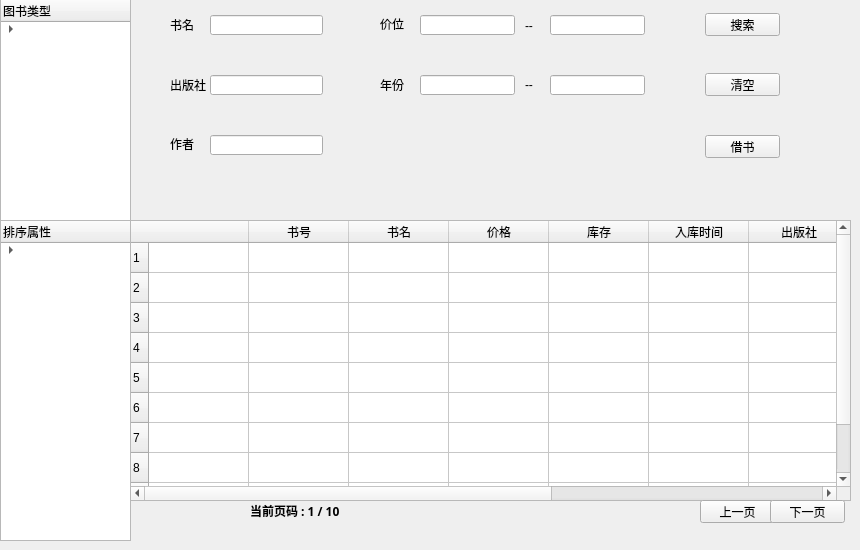
    <widget class="QWidget" name="search">
     <attribute name="title">
      <string>查找/借书</string>
     </attribute>
     <widget class="QLineEdit" name="author_line">
      <property name="geometry">
       <rect>
        <x>210</x>
        <y>135</y>
        <width>113</width>
        <height>20</height>
       </rect>
      </property>
     </widget>
     <widget class="QPushButton" name="search_book">
      <property name="geometry">
       <rect>
        <x>705</x>
        <y>13</y>
        <width>75</width>
        <height>23</height>
       </rect>
      </property>
      <property name="text">
       <string>搜索</string>
      </property>
     </widget>
     <widget class="QLineEdit" name="book_name_line">
      <property name="geometry">
       <rect>
        <x>210</x>
        <y>15</y>
        <width>113</width>
        <height>20</height>
       </rect>
      </property>
     </widget>
     <widget class="QLineEdit" name="press_line">
      <property name="geometry">
       <rect>
        <x>210</x>
        <y>75</y>
        <width>113</width>
        <height>20</height>
       </rect>
      </property>
     </widget>
     <widget class="QLabel" name="label_5">
      <property name="geometry">
       <rect>
        <x>380</x>
        <y>18</y>
        <width>54</width>
        <height>12</height>
       </rect>
      </property>
      <property name="text">
       <string>价位</string>
      </property>
     </widget>
     <widget class="QPushButton" name="make_empty">
      <property name="geometry">
       <rect>
        <x>705</x>
        <y>73</y>
        <width>75</width>
        <height>23</height>
       </rect>
      </property>
      <property name="text">
       <string>清空</string>
      </property>
     </widget>
     <widget class="QLabel" name="label_4">
      <property name="geometry">
       <rect>
        <x>170</x>
        <y>135</y>
        <width>54</width>
        <height>18</height>
       </rect>
      </property>
      <property name="text">
       <string>作者</string>
      </property>
     </widget>
     <widget class="QTreeWidget" name="treeWidget">
      <property name="geometry">
       <rect>
        <x>0</x>
        <y>-1</y>
        <width>131</width>
        <height>231</height>
       </rect>
      </property>
      <column>
       <property name="text">
        <string>图书类型</string>
       </property>
      </column>
      <item>
       <property name="text">
        <string/>
       </property>
       <item>
        <property name="text">
         <string>数学</string>
        </property>
       </item>
       <item>
        <property name="text">
         <string>计算机</string>
        </property>
       </item>
       <item>
        <property name="text">
         <string>文学</string>
        </property>
       </item>
       <item>
        <property name="text">
         <string>经济</string>
        </property>
       </item>
       <item>
        <property name="text">
         <string>自然科学</string>
        </property>
       </item>
       <item>
        <property name="text">
         <string>英语</string>
        </property>
       </item>
       <item>
        <property name="text">
         <string>心理学</string>
        </property>
       </item>
      </item>
     </widget>
     <widget class="QTableWidget" name="tableWidget">
      <property name="geometry">
       <rect>
        <x>130</x>
        <y>220</y>
        <width>721</width>
        <height>281</height>
       </rect>
      </property>
      <row>
       <property name="text">
        <string>1</string>
       </property>
      </row>
      <row>
       <property name="text">
        <string>2</string>
       </property>
      </row>
      <row>
       <property name="text">
        <string>3</string>
       </property>
      </row>
      <row>
       <property name="text">
        <string>4</string>
       </property>
      </row>
      <row>
       <property name="text">
        <string>5</string>
       </property>
      </row>
      <row>
       <property name="text">
        <string>6</string>
       </property>
      </row>
      <row>
       <property name="text">
        <string>7</string>
       </property>
      </row>
      <row>
       <property name="text">
        <string>8</string>
       </property>
      </row>
      <row>
       <property name="text">
        <string>9</string>
       </property>
      </row>
      <row>
       <property name="text">
        <string>10</string>
       </property>
      </row>
      <column>
       <property name="text">
        <string/>
       </property>
       <property name="toolTip">
        <string/>
       </property>
       <property name="whatsThis">
        <string/>
       </property>
      </column>
      <column>
       <property name="text">
        <string>书号</string>
       </property>
      </column>
      <column>
       <property name="text">
        <string>书名</string>
       </property>
      </column>
      <column>
       <property name="text">
        <string>价格</string>
       </property>
      </column>
      <column>
       <property name="text">
        <string>库存</string>
       </property>
      </column>
      <column>
       <property name="text">
        <string>入库时间</string>
       </property>
      </column>
      <column>
       <property name="text">
        <string>出版社</string>
       </property>
      </column>
      <column>
       <property name="text">
        <string>出版日期</string>
       </property>
      </column>
      <column>
       <property name="text">
        <string>类别</string>
       </property>
      </column>
      <column>
       <property name="text">
        <string>作者</string>
       </property>
      </column>
      <item row="0" column="0">
       <property name="text">
        <string/>
       </property>
       <property name="checkState">
        <enum>Unchecked</enum>
       </property>
      </item>
      <item row="0" column="4">
       <property name="text">
        <string/>
       </property>
       <property name="font">
        <font>
         <weight>50</weight>
         <bold>false</bold>
        </font>
       </property>
      </item>
      <item row="1" column="0">
       <property name="text">
        <string/>
       </property>
       <property name="checkState">
        <enum>Unchecked</enum>
       </property>
      </item>
      <item row="2" column="0">
       <property name="text">
        <string/>
       </property>
       <property name="checkState">
        <enum>Unchecked</enum>
       </property>
      </item>
      <item row="3" column="0">
       <property name="text">
        <string/>
       </property>
       <property name="checkState">
        <enum>Unchecked</enum>
       </property>
      </item>
      <item row="4" column="0">
       <property name="text">
        <string/>
       </property>
       <property name="checkState">
        <enum>Unchecked</enum>
       </property>
      </item>
      <item row="5" column="0">
       <property name="text">
        <string/>
       </property>
       <property name="checkState">
        <enum>Unchecked</enum>
       </property>
      </item>
      <item row="6" column="0">
       <property name="text">
        <string/>
       </property>
       <property name="checkState">
        <enum>Unchecked</enum>
       </property>
      </item>
      <item row="7" column="0">
       <property name="text">
        <string/>
       </property>
       <property name="checkState">
        <enum>Unchecked</enum>
       </property>
      </item>
      <item row="8" column="0">
       <property name="text">
        <string/>
       </property>
       <property name="checkState">
        <enum>Unchecked</enum>
       </property>
      </item>
      <item row="9" column="0">
       <property name="text">
        <string/>
       </property>
       <property name="checkState">
        <enum>Unchecked</enum>
       </property>
      </item>
     </widget>
     <widget class="QLabel" name="label_9">
      <property name="geometry">
       <rect>
        <x>525</x>
        <y>20</y>
        <width>54</width>
        <height>12</height>
       </rect>
      </property>
      <property name="text">
       <string>--</string>
      </property>
     </widget>
     <widget class="QLabel" name="label_3">
      <property name="geometry">
       <rect>
        <x>170</x>
        <y>75</y>
        <width>54</width>
        <height>20</height>
       </rect>
      </property>
      <property name="text">
       <string>出版社</string>
      </property>
     </widget>
     <widget class="QLabel" name="label_2">
      <property name="geometry">
       <rect>
        <x>170</x>
        <y>15</y>
        <width>54</width>
        <height>19</height>
       </rect>
      </property>
      <property name="text">
       <string>书名</string>
      </property>
     </widget>
     <widget class="QLineEdit" name="price_line_1">
      <property name="geometry">
       <rect>
        <x>420</x>
        <y>15</y>
        <width>95</width>
        <height>20</height>
       </rect>
      </property>
     </widget>
     <widget class="QLineEdit" name="price_line_2">
      <property name="geometry">
       <rect>
        <x>550</x>
        <y>15</y>
        <width>95</width>
        <height>20</height>
       </rect>
      </property>
     </widget>
     <widget class="QPushButton" name="borrow_book">
      <property name="geometry">
       <rect>
        <x>705</x>
        <y>135</y>
        <width>75</width>
        <height>23</height>
       </rect>
      </property>
      <property name="text">
       <string>借书</string>
      </property>
     </widget>
     <widget class="QLineEdit" name="year_line_1">
      <property name="geometry">
       <rect>
        <x>420</x>
        <y>75</y>
        <width>95</width>
        <height>20</height>
       </rect>
      </property>
     </widget>
     <widget class="QLabel" name="label_19">
      <property name="geometry">
       <rect>
        <x>525</x>
        <y>79</y>
        <width>54</width>
        <height>12</height>
       </rect>
      </property>
      <property name="text">
       <string>--</string>
      </property>
     </widget>
     <widget class="QLineEdit" name="year_line_2">
      <property name="geometry">
       <rect>
        <x>550</x>
        <y>75</y>
        <width>95</width>
        <height>20</height>
       </rect>
      </property>
     </widget>
     <widget class="QLabel" name="label_20">
      <property name="geometry">
       <rect>
        <x>380</x>
        <y>79</y>
        <width>54</width>
        <height>12</height>
       </rect>
      </property>
      <property name="text">
       <string>年份</string>
      </property>
     </widget>
     <widget class="QPushButton" name="last_page">
      <property name="geometry">
       <rect>
        <x>700</x>
        <y>500</y>
        <width>75</width>
        <height>23</height>
       </rect>
      </property>
      <property name="text">
       <string>上一页</string>
      </property>
     </widget>
     <widget class="QPushButton" name="next_page">
      <property name="geometry">
       <rect>
        <x>770</x>
        <y>500</y>
        <width>75</width>
        <height>23</height>
       </rect>
      </property>
      <property name="text">
       <string>下一页</string>
      </property>
     </widget>
     <widget class="QTreeWidget" name="order_tree">
      <property name="geometry">
       <rect>
        <x>0</x>
        <y>220</y>
        <width>131</width>
        <height>321</height>
       </rect>
      </property>
      <column>
       <property name="text">
        <string>排序属性</string>
       </property>
      </column>
      <item>
       <property name="text">
        <string/>
       </property>
       <item>
        <property name="text">
         <string>书号</string>
        </property>
       </item>
       <item>
        <property name="text">
         <string>书名</string>
        </property>
       </item>
       <item>
        <property name="text">
         <string>价格</string>
        </property>
       </item>
       <item>
        <property name="text">
         <string>库存</string>
        </property>
       </item>
       <item>
        <property name="text">
         <string>出版年份</string>
        </property>
       </item>
       <item>
        <property name="text">
         <string>出版社</string>
        </property>
       </item>
      </item>
     </widget>
     <widget class="QLabel" name="page_info_line">
      <property name="geometry">
       <rect>
        <x>250</x>
        <y>500</y>
        <width>201</width>
        <height>21</height>
       </rect>
      </property>
      <property name="font">
       <font>
        <family>华文中宋</family>
        <weight>75</weight>
        <bold>true</bold>
       </font>
      </property>
      <property name="text">
       <string>当前页码 : 1 / 10</string>
      </property>
     </widget>
    </widget>
